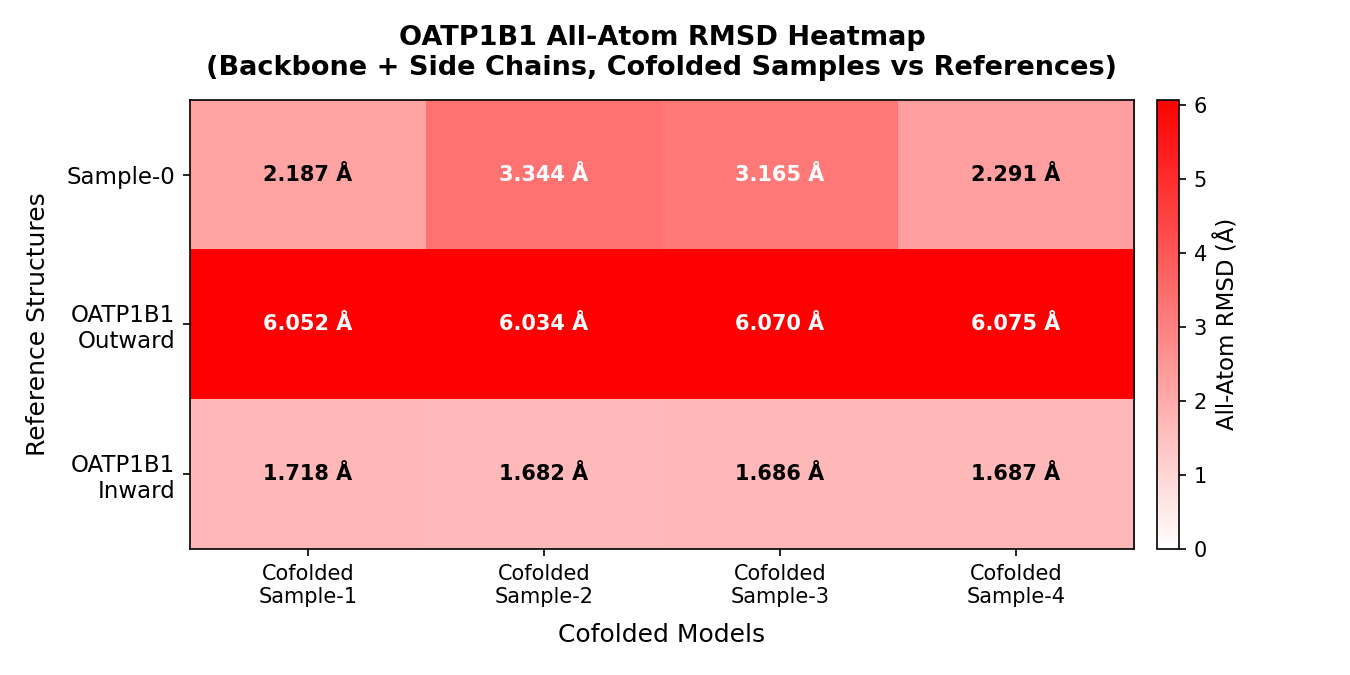

Reproduce this figure in Python.
import matplotlib.pyplot as plt
import matplotlib.colors as mcolors
import numpy as np
from Bio.PDB import MMCIFParser, Superimposer
import warnings
from Bio.PDB.PDBExceptions import PDBConstructionWarning
warnings.filterwarnings("ignore", category=PDBConstructionWarning)

# ── Paths ──────────────────────────────────────────────────────────────────────
BASE = "/mnt/gs21/scratch/renaldse/AlphaFold3/outputs/OATP1B1_lig-b9544aa2_cofold_May21_2026_11.12AM/oatp1b1"
SEED = "seed-1536018325"
STRUCT_BASE = "/mnt/gs21/scratch/renaldse/AlphaFold3/inputs/structures"

COL_LABELS = ["Cofolded\nSample-1", "Cofolded\nSample-2",
               "Cofolded\nSample-3", "Cofolded\nSample-4"]
COL_PATHS  = [f"{BASE}/{SEED}_sample-{i}/model.cif" for i in range(1, 5)]

ROW_LABELS = ["Sample-0", "OATP1B1\nOutward", "OATP1B1\nInward"]
ROW_PATHS  = [
    f"{BASE}/{SEED}_sample-0/model.cif",
    f"{STRUCT_BASE}/OATP1B1_outward.cif",
    f"{STRUCT_BASE}/OATP1B1_inward.cif",
]

# Backbone + side chain heavy atoms to include
HEAVY_ATOMS = {"N", "CA", "C", "O", "CB", "CG", "CG1", "CG2", "CD", "CD1",
               "CD2", "CE", "CE1", "CE2", "CE3", "CZ", "CZ2", "CZ3", "CH2",
               "ND1", "ND2", "NE", "NE1", "NE2", "NH1", "NH2", "NZ",
               "OD1", "OD2", "OE1", "OE2", "OG", "OG1", "OH",
               "SD", "SG"}

# ── Helpers ────────────────────────────────────────────────────────────────────
def load_structure(path):
    parser = MMCIFParser(QUIET=True)
    return parser.get_structure("model", path)

def get_chain(structure, chain_id="A"):
    model = structure[0]
    if chain_id in model:
        return model[chain_id]
    return next(iter(model.get_chains()))

def get_heavy_atoms_by_resnum(chain):
    """Return dict of {res_num: [atoms]} for all backbone+sidechain heavy atoms."""
    res_atoms = {}
    for residue in chain.get_residues():
        resnum = residue.get_id()[1]
        atoms = [a for a in residue.get_atoms() if a.get_name() in HEAVY_ATOMS]
        if atoms:
            res_atoms[resnum] = atoms
    return res_atoms

def align_and_rmsd_allatom(ref_path, mob_path):
    """Align by residue sequence number, then compute all-atom RMSD on shared residues."""
    ref_struct = load_structure(ref_path)
    mob_struct = load_structure(mob_path)

    ref_chain = get_chain(ref_struct)
    mob_chain = get_chain(mob_struct)

    ref_res = get_heavy_atoms_by_resnum(ref_chain)
    mob_res = get_heavy_atoms_by_resnum(mob_chain)

    common_resnums = sorted(set(ref_res.keys()) & set(mob_res.keys()))

    if len(common_resnums) < 10:
        print(f"  WARNING: only {len(common_resnums)} common residues")
        return float("nan"), 0

    # Build matched atom lists — only atoms present in both residues
    ref_atoms = []
    mob_atoms = []
    for resnum in common_resnums:
        ref_atom_names = {a.get_name(): a for a in ref_res[resnum]}
        mob_atom_names = {a.get_name(): a for a in mob_res[resnum]}
        shared_names = sorted(set(ref_atom_names.keys()) & set(mob_atom_names.keys()))
        for name in shared_names:
            ref_atoms.append(ref_atom_names[name])
            mob_atoms.append(mob_atom_names[name])

    if len(ref_atoms) < 4:
        return float("nan"), 0

    sup = Superimposer()
    sup.set_atoms(ref_atoms, mob_atoms)
    return round(sup.rms, 3), len(ref_atoms)

# ── Compute RMSD matrix ────────────────────────────────────────────────────────
print("Computing all-atom RMSD (backbone + side chains) …\n")

rmsd_matrix = np.zeros((len(ROW_LABELS), len(COL_LABELS)))

for r, (rlabel, rpath) in enumerate(zip(ROW_LABELS, ROW_PATHS)):
    for c, (clabel, cpath) in enumerate(zip(COL_LABELS, COL_PATHS)):
        val, n_atoms = align_and_rmsd_allatom(rpath, cpath)
        rmsd_matrix[r, c] = val
        print(f"  {rlabel.replace(chr(10),' ')} vs {clabel.replace(chr(10),' ')}: {val} Å  ({n_atoms} atoms)")

print("\nRMSD matrix computed successfully.")

# ── Plot ───────────────────────────────────────────────────────────────────────
fig, ax = plt.subplots(figsize=(9, 4.5))

cmap = mcolors.LinearSegmentedColormap.from_list("white_red", ["white", "red"])
vmin, vmax = 0, max(rmsd_matrix.max(), 4.0)
im = ax.imshow(rmsd_matrix, cmap=cmap, vmin=vmin, vmax=vmax, aspect="auto")

cbar = fig.colorbar(im, ax=ax, pad=0.02)
cbar.set_label("All-Atom RMSD (Å)", fontsize=11)

ax.set_xticks(range(len(COL_LABELS)))
ax.set_xticklabels(COL_LABELS, fontsize=10)
ax.set_yticks(range(len(ROW_LABELS)))
ax.set_yticklabels(ROW_LABELS, fontsize=11)

ax.set_xlabel("Cofolded Models", fontsize=12, labelpad=8)
ax.set_ylabel("Reference Structures", fontsize=12, labelpad=8)
ax.set_title("OATP1B1 All-Atom RMSD Heatmap\n(Backbone + Side Chains, Cofolded Samples vs References)",
             fontsize=13, fontweight="bold", pad=12)

for r in range(len(ROW_LABELS)):
    for c in range(len(COL_LABELS)):
        val = rmsd_matrix[r, c]
        norm_val = (val - vmin) / (vmax - vmin)
        text_color = "white" if norm_val > 0.5 else "black"
        ax.text(c, r, f"{val:.3f} Å", ha="center", va="center",
                fontsize=10, fontweight="bold", color=text_color)

plt.tight_layout()
out_path = "/mnt/gs21/scratch/renaldse/AlphaFold3/RMSD/rmsd_heatmap_allatom_oatp1b1_cofolded.png"
plt.savefig(out_path, dpi=150)
plt.close()
print(f"\nSaved heatmap → {out_path}")
